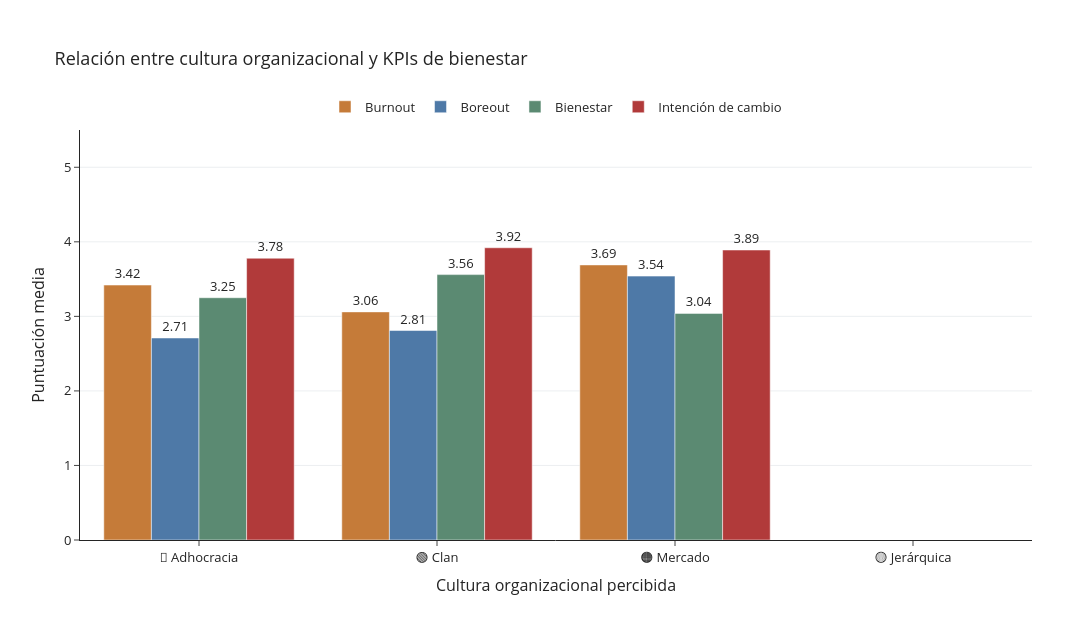

Source (notebook cell):
### Code cell
# =====================================================
# RELACIÓN ENTRE CULTURA ORGANIZACIONAL Y KPIs
# =====================================================

import pandas as pd
import plotly.express as px


# =====================================================
# 1. COMPROBAR DATAFRAME
# =====================================================

if "df_resultados" not in globals():
    raise NameError(
        "No existe el dataframe 'df_resultados'. "
        "Ejecuta primero la celda de cálculo de resultados."
    )


# =====================================================
# 2. CONFIGURACIÓN
# =====================================================

ORDEN_CULTURAS = [
    "🔵 Adhocracia",
    "🟢 Clan",
    "🟠 Mercado",
    "🟡 Jerárquica"
]

ORDEN_KPIS = [
    "Burnout",
    "Boreout",
    "Bienestar",
    "Intención de cambio"
]

COLORES_KPIS = {
    "Burnout": "#C57B39",
    "Boreout": "#4E79A7",
    "Bienestar": "#5B8A72",
    "Intención de cambio": "#B13A3A"
}


# =====================================================
# 3. FUNCIONES AUXILIARES
# =====================================================

def encontrar_columna(dataframe, nombres_posibles):
    """
    Devuelve la primera columna encontrada dentro
    de una lista de nombres posibles.
    """

    for nombre in nombres_posibles:
        if nombre in dataframe.columns:
            return nombre

    return None


def normalizar_cultura(valor):
    """
    Normaliza los nombres de las culturas organizacionales.
    """

    if pd.isna(valor):
        return pd.NA

    texto = str(valor).strip().lower()

    if "adhocr" in texto:
        return "🔵 Adhocracia"

    if "clan" in texto:
        return "🟢 Clan"

    if "mercado" in texto:
        return "🟠 Mercado"

    if "jerar" in texto:
        return "🟡 Jerárquica"

    return pd.NA


# =====================================================
# 4. DETECTAR COLUMNAS
# =====================================================

columna_cultura = encontrar_columna(
    df_resultados,
    [
        "Cultura_dominante",
        "Cultura_Dominante",
        "cultura_dominante",
        "Cultura dominante",
        "cultura dominante",
        "cultura_percibida",
        "Cultura_percibida"
    ]
)


columnas_kpis = {
    "Burnout": encontrar_columna(
        df_resultados,
        [
            "kpi_burnout",
            "KPI_Burnout",
            "Burnout"
        ]
    ),

    "Boreout": encontrar_columna(
        df_resultados,
        [
            "kpi_boreout",
            "KPI_Boreout",
            "Boreout"
        ]
    ),

    "Bienestar": encontrar_columna(
        df_resultados,
        [
            "kpi_bienestar",
            "KPI_Bienestar",
            "Bienestar"
        ]
    ),

    "Intención de cambio": encontrar_columna(
        df_resultados,
        [
            "kpi_rotacion",
            "KPI_Rotacion",
            "Rotacion",
            "Intencion_cambio",
            "Intención_cambio"
        ]
    )
}


# =====================================================
# 5. VALIDAR COLUMNAS
# =====================================================

if columna_cultura is None:
    raise KeyError(
        "No se ha encontrado una columna de cultura dominante "
        "o cultura percibida.\n\n"
        "Columnas disponibles:\n"
        + "\n".join(df_resultados.columns.astype(str))
    )


kpis_no_encontrados = [
    kpi
    for kpi, columna in columnas_kpis.items()
    if columna is None
]


if kpis_no_encontrados:
    raise KeyError(
        "No se han encontrado las siguientes columnas KPI: "
        + ", ".join(kpis_no_encontrados)
        + "\n\nColumnas disponibles:\n"
        + "\n".join(df_resultados.columns.astype(str))
    )


# =====================================================
# 6. PREPARAR DATOS
# =====================================================

df_cultura_kpis = pd.DataFrame({
    "Cultura": (
        df_resultados[columna_cultura]
        .apply(normalizar_cultura)
    ),

    "Burnout": pd.to_numeric(
        df_resultados[columnas_kpis["Burnout"]],
        errors="coerce"
    ),

    "Boreout": pd.to_numeric(
        df_resultados[columnas_kpis["Boreout"]],
        errors="coerce"
    ),

    "Bienestar": pd.to_numeric(
        df_resultados[columnas_kpis["Bienestar"]],
        errors="coerce"
    ),

    "Intención de cambio": pd.to_numeric(
        df_resultados[columnas_kpis["Intención de cambio"]],
        errors="coerce"
    )
})


df_cultura_kpis = (
    df_cultura_kpis
    .dropna(subset=["Cultura"])
    .copy()
)


if df_cultura_kpis.empty:
    raise ValueError(
        "No existen datos válidos para analizar "
        "la relación entre cultura y KPIs."
    )


# =====================================================
# 7. MEDIAS POR CULTURA
# =====================================================

resumen_cultura_kpis = (
    df_cultura_kpis
    .groupby(
        "Cultura",
        observed=False
    )[ORDEN_KPIS]
    .mean()
    .reindex(ORDEN_CULTURAS)
    .round(2)
    .reset_index()
)


# Número de participantes por cultura
participantes_por_cultura = (
    df_cultura_kpis["Cultura"]
    .value_counts()
    .reindex(ORDEN_CULTURAS)
    .fillna(0)
    .astype(int)
)


resumen_cultura_kpis["Participantes"] = (
    resumen_cultura_kpis["Cultura"]
    .map(participantes_por_cultura)
)


# Pasar a formato largo para Plotly
resumen_cultura_kpis_largo = (
    resumen_cultura_kpis
    .melt(
        id_vars=[
            "Cultura",
            "Participantes"
        ],
        value_vars=ORDEN_KPIS,
        var_name="KPI",
        value_name="Puntuación media"
    )
)


resumen_cultura_kpis_largo["Cultura"] = pd.Categorical(
    resumen_cultura_kpis_largo["Cultura"],
    categories=ORDEN_CULTURAS,
    ordered=True
)


resumen_cultura_kpis_largo["KPI"] = pd.Categorical(
    resumen_cultura_kpis_largo["KPI"],
    categories=ORDEN_KPIS,
    ordered=True
)


resumen_cultura_kpis_largo = (
    resumen_cultura_kpis_largo
    .sort_values(
        [
            "Cultura",
            "KPI"
        ]
    )
)


# =====================================================
# 8. GRÁFICO
# =====================================================

fig_cultura_kpis = px.bar(
    resumen_cultura_kpis_largo,

    x="Cultura",

    y="Puntuación media",

    color="KPI",

    barmode="group",

    text="Puntuación media",

    color_discrete_map=COLORES_KPIS,

    category_orders={
        "Cultura": ORDEN_CULTURAS,
        "KPI": ORDEN_KPIS
    },

    custom_data=[
        "Participantes"
    ]
)


fig_cultura_kpis.update_traces(
    texttemplate="%{text:.2f}",

    textposition="outside",

    cliponaxis=False,

    hovertemplate=(
        "<b>%{x}</b><br>"
        "KPI: %{fullData.name}<br>"
        "Media: %{y:.2f}<br>"
        "Participantes: %{customdata[0]}"
        "<extra></extra>"
    )
)


fig_cultura_kpis.update_layout(
    template="simple_white",

    title=(
        "Relación entre cultura organizacional "
        "y KPIs de bienestar"
    ),

    width=1100,

    height=620,

    xaxis_title="Cultura organizacional percibida",

    yaxis_title="Puntuación media",

    yaxis=dict(
        range=[0, 5.5],

        dtick=1,

        showgrid=True,

        gridcolor="#ECEFF1",

        zeroline=False
    ),

    legend=dict(
        title="",

        orientation="h",

        yanchor="bottom",

        y=1.02,

        xanchor="center",

        x=0.5
    ),

    font=dict(
        size=13
    ),

    margin=dict(
        l=80,
        r=60,
        t=130,
        b=80
    )
)


# =====================================================
# 9. GUARDAR GRÁFICO
# =====================================================

ruta_grafico_cultura_kpis = (
    CARPETA_VISUALIZACIONES
    / "06_relacion_cultura_kpis.png"
)


fig_cultura_kpis.write_image(
    ruta_grafico_cultura_kpis,
    width=1100,
    height=620,
    scale=3
)




fig_cultura_kpis.show()


# =====================================================
# 10. TABLA RESUMEN
# =====================================================

display(
    resumen_cultura_kpis[
        [
            "Cultura",
            "Participantes",
            "Burnout",
            "Boreout",
            "Bienestar",
            "Intención de cambio"
        ]
    ]
)

### Figure 1 — Plotly figure (JSON) as saved in the notebook; plotly's stock layout.template omitted (floating-point values rounded to 4 significant figures)
{"data": [{"alignmentgroup": "True", "cliponaxis": false, "customdata": [[6], [4], [12], [0]], "hovertemplate": "<b>%{x}</b><br>KPI: %{fullData.name}<br>Media: %{y:.2f}<br>Participantes: %{customdata[0]}<extra></extra>", "legendgroup": "Burnout", "marker": {"color": "#C57B39", "pattern": {"shape": ""}}, "name": "Burnout", "offsetgroup": "Burnout", "orientation": "v", "showlegend": true, "text": [3.42, 3.06, 3.69, NaN], "textposition": "outside", "texttemplate": "%{text:.2f}", "type": "bar", "x": ["🔵 Adhocracia", "🟢 Clan", "🟠 Mercado", "🟡 Jerárquica"], "xaxis": "x", "y": [3.42, 3.06, 3.69, NaN], "yaxis": "y"}, {"alignmentgroup": "True", "cliponaxis": false, "customdata": [[6], [4], [12], [0]], "hovertemplate": "<b>%{x}</b><br>KPI: %{fullData.name}<br>Media: %{y:.2f}<br>Participantes: %{customdata[0]}<extra></extra>", "legendgroup": "Boreout", "marker": {"color": "#4E79A7", "pattern": {"shape": ""}}, "name": "Boreout", "offsetgroup": "Boreout", "orientation": "v", "showlegend": true, "text": [2.71, 2.81, 3.54, NaN], "textposition": "outside", "texttemplate": "%{text:.2f}", "type": "bar", "x": ["🔵 Adhocracia", "🟢 Clan", "🟠 Mercado", "🟡 Jerárquica"], "xaxis": "x", "y": [2.71, 2.81, 3.54, NaN], "yaxis": "y"}, {"alignmentgroup": "True", "cliponaxis": false, "customdata": [[6], [4], [12], [0]], "hovertemplate": "<b>%{x}</b><br>KPI: %{fullData.name}<br>Media: %{y:.2f}<br>Participantes: %{customdata[0]}<extra></extra>", "legendgroup": "Bienestar", "marker": {"color": "#5B8A72", "pattern": {"shape": ""}}, "name": "Bienestar", "offsetgroup": "Bienestar", "orientation": "v", "showlegend": true, "text": [3.25, 3.56, 3.04, NaN], "textposition": "outside", "texttemplate": "%{text:.2f}", "type": "bar", "x": ["🔵 Adhocracia", "🟢 Clan", "🟠 Mercado", "🟡 Jerárquica"], "xaxis": "x", "y": [3.25, 3.56, 3.04, NaN], "yaxis": "y"}, {"alignmentgroup": "True", "cliponaxis": false, "customdata": [[6], [4], [12], [0]], "hovertemplate": "<b>%{x}</b><br>KPI: %{fullData.name}<br>Media: %{y:.2f}<br>Participantes: %{customdata[0]}<extra></extra>", "legendgroup": "Intención de cambio", "marker": {"color": "#B13A3A", "pattern": {"shape": ""}}, "name": "Intención de cambio", "offsetgroup": "Intención de cambio", "orientation": "v", "showlegend": true, "text": [3.78, 3.92, 3.89, NaN], "textposition": "outside", "texttemplate": "%{text:.2f}", "type": "bar", "x": ["🔵 Adhocracia", "🟢 Clan", "🟠 Mercado", "🟡 Jerárquica"], "xaxis": "x", "y": [3.78, 3.92, 3.89, NaN], "yaxis": "y"}], "layout": {"barmode": "group", "font": {"size": 13}, "height": 620, "legend": {"orientation": "h", "title": {"text": ""}, "tracegroupgap": 0, "x": 0.5, "xanchor": "center", "y": 1.02, "yanchor": "bottom"}, "margin": {"b": 80, "l": 80, "r": 60, "t": 130}, "title": {"text": "Relación entre cultura organizacional y KPIs de bienestar"}, "width": 1100, "xaxis": {"anchor": "y", "categoryarray": ["🔵 Adhocracia", "🟢 Clan", "🟠 Mercado", "🟡 Jerárquica"], "categoryorder": "array", "domain": [0, 1], "title": {"text": "Cultura organizacional percibida"}}, "yaxis": {"anchor": "x", "domain": [0, 1], "dtick": 1, "gridcolor": "#ECEFF1", "range": [0, 5.5], "showgrid": true, "title": {"text": "Puntuación media"}, "zeroline": false}}}
